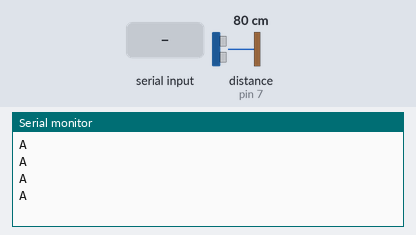
Bench run of a sketch on a simulated Arduino Uno, built with avr-gcc and run on an emulated ATmega328P. Shown: the last lines printed to the serial monitor. The test bench sets the inputs (shaded band); at power-on: distance to the obstacle (sensor on pin 7) 80 cm. The echo pulse lasts 58.3 µs per cm.

Above: at 1.0 s.
1.1 s: "P" received over Serial
At 2.4 s:
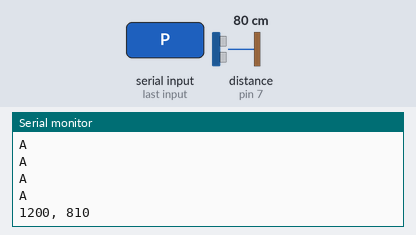
2.7 s: "D" received over Serial
At 3.9 s:
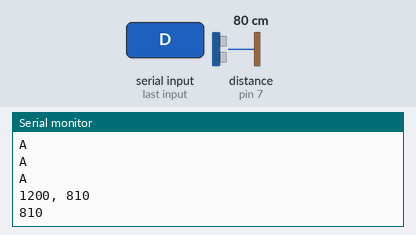
4.2 s: "G" received over Serial
At 4.8 s:
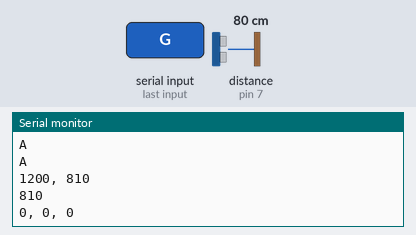
5.7 s: "K" received over Serial
At 7.2 s:
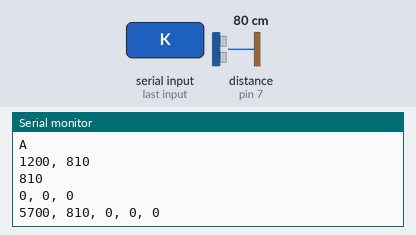

The sketch:

SimpleSerialSensor.ino
```cpp
//This version of the FredBot program is dedicated to data handling via serial communications.
//SimpleSerialSensor currently supports the ultrasonic rangefinders Ping))) and HC-SR04.
//Support for ADXL is in-progress.
//It is intended for use with nothing more than the Arduino board and sensor.
//Position your device, attach via USB, and open your serial monitor.
//FredBot responds to single-character trigger codes.
//Send 'P' to FredBot, it will return internal clock time and a ping value
//Send 'D' & it will return the ping value alone
//Send 'T' & it will return the clock value
//Send 'G' & it will return the three accelerometer axis values
//Send 'K' & it will return all available sensor data in the format
// Time, Distance, X-axis XL, Y-axis XL, Z-axis XL
//Send X, Y, or Z for a particular accelerometer axis
//
//Add the SPI library so we can communicate with the ADXL345 sensor
#include <SPI.h>
//Assign the Chip Select signal to pin 9.
int CS=10;
//This is a list of some of the registers available on the ADXL345.
//To learn more about these and the rest of the registers on the ADXL345, read the datasheet!
char POWER_CTL = 0x2D;	//Power Control Register
char DATA_FORMAT = 0x31;
char DATAX0 = 0x32;	//X-Axis Data 0
char DATAX1 = 0x33;	//X-Axis Data 1
char DATAY0 = 0x34;	//Y-Axis Data 0
char DATAY1 = 0x35;	//Y-Axis Data 1
char DATAZ0 = 0x36;	//Z-Axis Data 0
char DATAZ1 = 0x37;	//Z-Axis Data 1

//This buffer will hold values read from the ADXL345 registers.
char values[10];
//These variables will be used to hold the x,y and z axis accelerometer values.
int x,y,z;

unsigned long time;

//These variables are for the ultrasonic rangefinder
// this constant won't change.  It's the pin number
// of the Ping))) sensor's output:
const int pingPin = 7;
// these two are for the alternate HC-SR04
// sensor which is much cheaper than Ping)))
const int trigPin = 7;
const int echoPin = 8;
// for holding the reading value
float mm;
int gees[3];
char val; //input from serial

void setup() {
  //Initiate an SPI communication instance.
  SPI.begin();
  //Configure the SPI connection for the ADXL345.
  SPI.setDataMode(SPI_MODE3);
  Serial.begin(9600);
  while (!Serial) {
    ; // wait for serial port to connect. Needed for Leonardo only
  }
  establishContact();
  //Set up the Chip Select pin to be an output from the Arduino.
  pinMode(CS, OUTPUT);
  //Before communication starts, the Chip Select pin needs to be set high.
  digitalWrite(CS, HIGH);

  //Put the ADXL345 into +/- 4G range by writing the value 0x01 to the DATA_FORMAT register.
  //Put the ADXL345 into +/- 2G range by writing the value 0x00 to the DATA_FORMAT register.
  writeRegister(DATA_FORMAT, 0x01);
  //Put the ADXL345 into Measurement Mode by writing 0x08 to the POWER_CTL register.
  writeRegister(POWER_CTL, 0x08);  //Measurement mode
  //Serial.println("Hello!");
}

void loop()
{
  if (Serial.available() > 0) { // If data is available to read,
    val = Serial.read(); // read it and store it in val
    if(val == 'P') //if we get a P for 'ping'
    {
      String outputTime=String(millis());
      Serial.print(outputTime);
      Serial.print(", ");
      Serial.println(pingOnce());
    }
    else if (val == 'D') //if we get a D for 'distance'
    {
      Serial.println(pingOnce());
    }
    else if (val == 'T') { // T for 'time'
      String outputTime=String(millis());
      Serial.println(outputTime);
    }
    else if (val == 'G') { // G for 'gees'
      feelStuff();
      Serial.print(gees[0]);
      Serial.print(", ");
      Serial.print(gees[1]);
      Serial.print(", ");
      Serial.println(gees[2]);
    }
    else if (val == 'K') {
      String outputTime=String(millis());
      Serial.print(outputTime);
      Serial.print(", ");
      Serial.print(pingOnce());
      Serial.print(", ");
      feelStuff();
      Serial.print(gees[0]);
      Serial.print(", ");
      Serial.print(gees[1]);
      Serial.print(", ");
      Serial.println(gees[2]);
    }
    else if (val == 'X' || val == 'Y' || val == 'Z') {
      feelStuff();
      if (val == 'X') {
        Serial.println(gees[0]);
        }
      else if (val == 'Y') {
        Serial.println(gees[1]);
        }
      else if (val == 'Z') {
        Serial.println(gees[2]);
        }
      }
      //delay(100);
    }
  else {
    //establishContact();
  }
}

void establishContact() {
  while (Serial.available() <= 0) {
    Serial.println("A");   // send a capital A
    delay(300);
  }
}
```

sensorFunctions.ino
```cpp
//This function reads Ping))) once and returns the reading in millimeters.
int pingOnce()
{
  float mm;
  int mmInt;
  long duration;
  // The PING))) is triggered by a HIGH pulse of 2 or more microseconds.
  // Give a short LOW pulse beforehand to ensure a clean HIGH pulse:
  pinMode(pingPin, OUTPUT);
  digitalWrite(pingPin, LOW);
  delayMicroseconds(2);
  digitalWrite(pingPin, HIGH);
  delayMicroseconds(5);
  digitalWrite(pingPin, LOW);
  // The same pin is used to read the signal from the PING))): a HIGH
  // pulse whose duration is the time (in microseconds) from the sending
  // of the ping to the reception of its echo off of an object.
  pinMode(pingPin, INPUT);
  duration = pulseIn(pingPin, HIGH);
  // convert the time into a distance
  mm = microsecondsToMillimeters(duration);
  mmInt = int(mm);
  //return mm;
  return mmInt;
}

float microsecondsToMillimeters(long microseconds)
{
  // The speed of sound is 340 m/s or 29 microseconds per centimeter.
  // The ping travels out and back, from one side of the board to the other,
  // so to find the distance of the
  // object we take half of the distance travelled, and apply the pythagorean theorem
  // return sqrt((microseconds / 2.9 / 2)+161.29);
  // using a temperature adjusted value of 347.7 m/s;
  float hyp = microseconds / 2.876 / 2;
  return sqrt((hyp*hyp)-161.29);
}

void feelStuff()
{
  //Reading 6 bytes of data starting at register DATAX0 will retrieve the x,y and z acceleration values from the ADXL345.
  //The results of the read operation will get stored to the values[] buffer.
  readRegister(DATAX0, 6, values);

  //The ADXL345 gives 10-bit acceleration values, but they are stored as bytes (8-bits). To get the full value, two bytes must be combined for each axis.
  //The X value is stored in values[0] and values[1].
  x = ((int)values[1]<<8)|(int)values[0];
  //The Y value is stored in values[2] and values[3].
  y = ((int)values[3]<<8)|(int)values[2];
  //The Z value is stored in values[4] and values[5].
  z = ((int)values[5]<<8)|(int)values[4];
  gees[0] = x;
  gees[1] = y;
  gees[2] = z;
  //Convert the accelerometer value to G's.
  //With 10 bits measuring over a +/-4g range we
  //can find how to convert by using the equation:
  // Gs = Measurement Value * (G-range/(2^10))
  //or Gs = Measurement Value * (8/1024)
  /*
  gees[0] = x * 0.0078;
  gees[1] = y * 0.0078;
  gees[2] = z * 0.0078;
  */
}

//This function will write a value to a register on the ADXL345.
//Parameters:
//  char registerAddress - The register to write a value to
//  char value - The value to be written to the specified register.
void writeRegister(char registerAddress, char value){
  //Set Chip Select pin low to signal the beginning of an SPI packet.
  digitalWrite(CS, LOW);
  //Transfer the register address over SPI.
  SPI.transfer(registerAddress);
  //Transfer the desired register value over SPI.
  SPI.transfer(value);
  //Set the Chip Select pin high to signal the end of an SPI packet.
  digitalWrite(CS, HIGH);
}

//This function will read a certain number of registers starting from a specified address and store their values in a buffer.
//Parameters:
//  char registerAddress - The register addresse to start the read sequence from.
//  int numBytes - The number of registers that should be read.
//  char * values - A pointer to a buffer where the results of the operation should be stored.
void readRegister(char registerAddress, int numBytes, char * values){
  //Since we're performing a read operation, the most significant bit of the register address should be set.
  char address = 0x80 | registerAddress;
  //If we're doing a multi-byte read, bit 6 needs to be set as well.
  if(numBytes > 1)address = address | 0x40;

  //Set the Chip select pin low to start an SPI packet.
  digitalWrite(CS, LOW);
  //Transfer the starting register address that needs to be read.
  SPI.transfer(address);
  //Continue to read registers until we've read the number specified, storing the results to the input buffer.
  for(int i=0; i<numBytes; i++){
    values[i] = SPI.transfer(0x00);
  }
  //Set the Chips Select pin high to end the SPI packet.
  digitalWrite(CS, HIGH);
}
```

Measured:
- after the input at 1.1 s, the serial monitor: prints a new line after 0.10 s (image 1)
- after the input at 2.7 s, the serial monitor: prints a new line at once (image 2)
- after the input at 4.2 s, the serial monitor: prints a new line at once (image 3)
- after the input at 5.7 s, the serial monitor: prints a new line at once (image 4)
